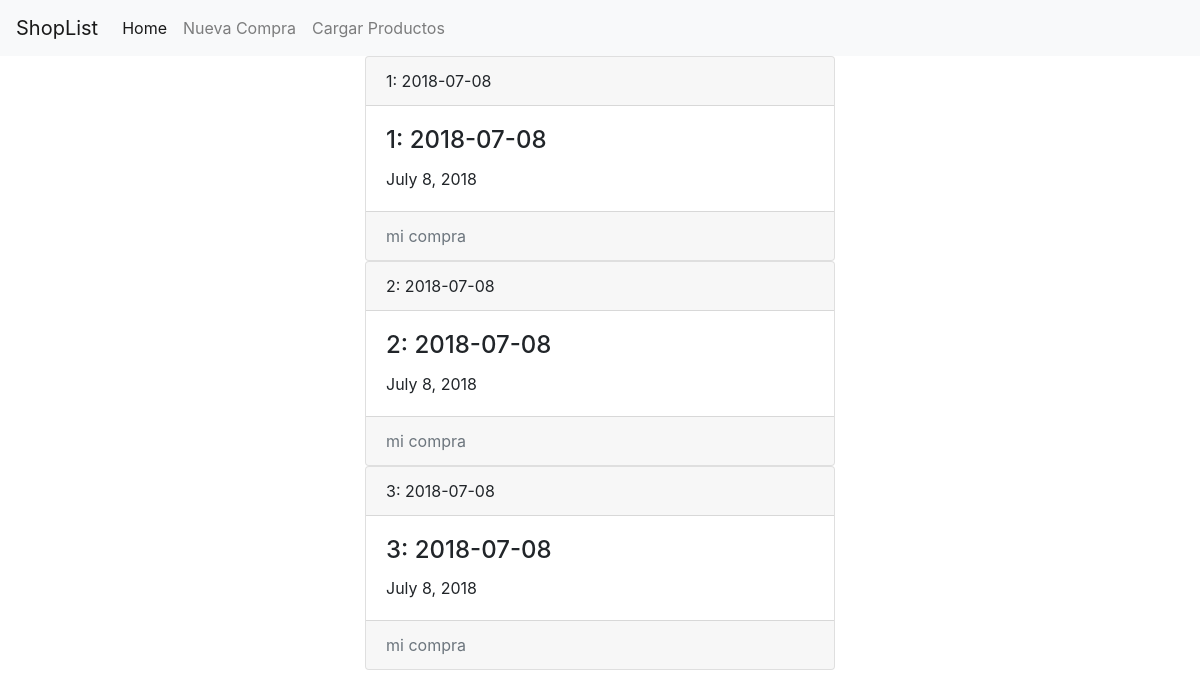
The app's page /, older data.
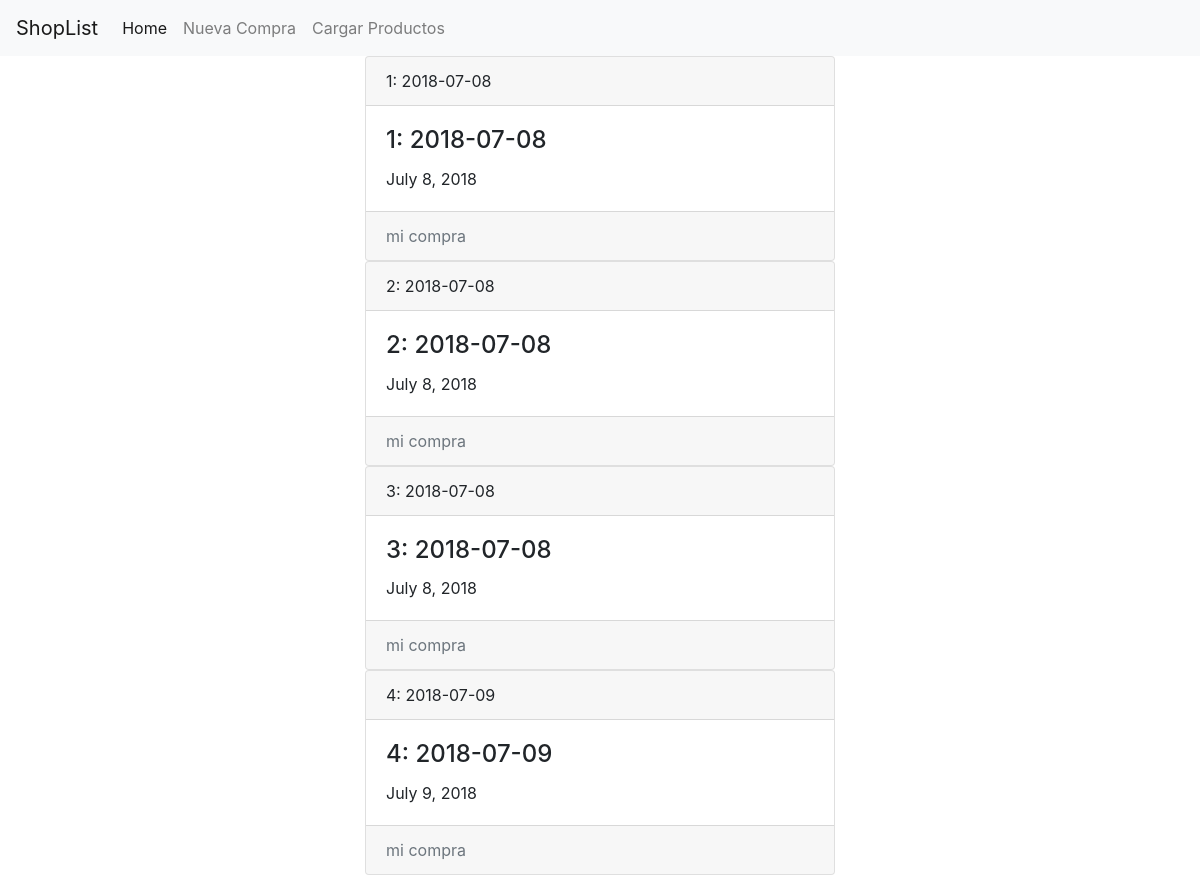
The same page, newer data.
### lista/models.py (models this page shows)
class Compra(models.Model):
    fecha_compra = models.DateField(default=datetime.now, blank=True)
    def __str__(self):
        return str(self.pk) + ": " + str(self.fecha_compra)

### lista/views.py (the view)
# urls.py: url(r'^$', views.index, name='index'),
def index(request):
    compras = Compra.objects.all()
    return render(request, 'index.html', {'compras': compras})

### lista/templates/index.html (shortened to what this page needs)
{% extends 'base.html' %}  {% block body %}
<div class="container container-fluid">
    {% for compra in compras %}
    <div class="card">
        <div class="card-header">
            {{compra}}
        </div>
        <div class="card-body">
            <h4 class="card-title">{{compra}}</h4>
            <p class="card-text">{{compra.fecha_compra}}</p>
        </div>
        <div class="card-footer text-muted">
            mi compra
        </div>
    </div>
    {% endfor %}
</div>
{% endblock body %}

Row changes from the older to the newer data that the page shows:
added Compra: id+fecha_compra "4: 2018-07-09", fecha_compra "July 9, 2018"
